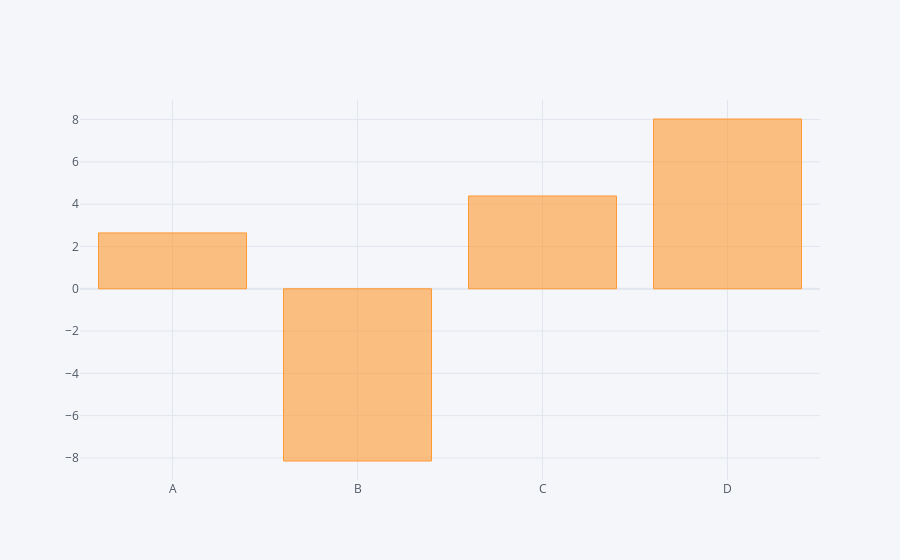

Notebook cell for this chart:
### Code cell
agg_data.iplot(kind='bar') # bar plots need aggregated data

### Figure 1 — Plotly figure (JSON) as saved in the notebook; plotly's stock layout.template omitted (floating-point values rounded to 4 significant figures)
{"data": [{"marker": {"color": "rgba(255, 153, 51, 0.6)", "line": {"color": "rgba(255, 153, 51, 1.0)", "width": 1}}, "name": "None", "orientation": "v", "text": "", "type": "bar", "x": ["A", "B", "C", "D"], "y": [2.64, -8.143, 4.387, 8.027]}], "layout": {"legend": {"bgcolor": "#F5F6F9", "font": {"color": "#4D5663"}}, "paper_bgcolor": "#F5F6F9", "plot_bgcolor": "#F5F6F9", "title": {"font": {"color": "#4D5663"}}, "xaxis": {"gridcolor": "#E1E5ED", "showgrid": true, "tickfont": {"color": "#4D5663"}, "title": {"font": {"color": "#4D5663"}, "text": ""}, "zerolinecolor": "#E1E5ED"}, "yaxis": {"gridcolor": "#E1E5ED", "showgrid": true, "tickfont": {"color": "#4D5663"}, "title": {"font": {"color": "#4D5663"}, "text": ""}, "zerolinecolor": "#E1E5ED"}}}
